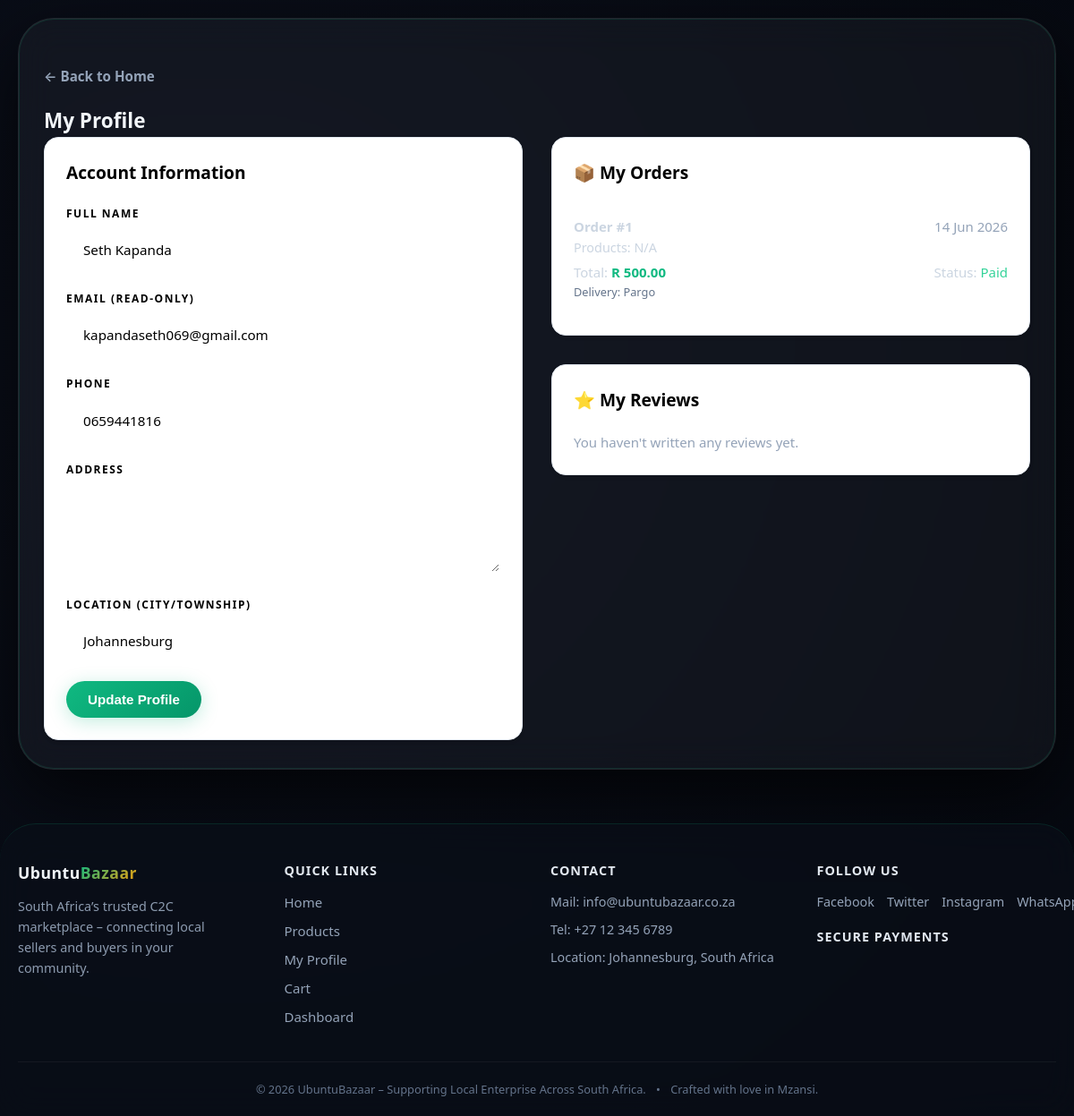
/profile.php (signed in), run on the app's committed database.
### tables this page shows
CREATE TABLE `users` (
  `id` int(11) NOT NULL,
  `email` varchar(100) NOT NULL,
  `password` varchar(255) NOT NULL,
  `fullname` varchar(100) NOT NULL,
  `phone` varchar(20) DEFAULT NULL,
  `address` text DEFAULT NULL,
  `location` varchar(100) DEFAULT NULL,
  `is_seller` tinyint(1) DEFAULT 0,
  `is_admin` tinyint(1) DEFAULT 0,
  `verification_status` enum('pending','approved','rejected') DEFAULT 'pending',
  `id_document` varchar(255) DEFAULT NULL,
  `created_at` timestamp NOT NULL DEFAULT current_timestamp()
);

CREATE TABLE `orders` (
  `id` int(11) NOT NULL,
  `buyer_id` int(11) NOT NULL,
  `order_date` timestamp NOT NULL DEFAULT current_timestamp(),
  `total_amount` decimal(10,2) NOT NULL,
  `payment_method` varchar(50) DEFAULT NULL,
  `payment_status` enum('pending','paid','failed') DEFAULT 'pending',
  `delivery_method` varchar(50) DEFAULT NULL,
  `delivery_address` text DEFAULT NULL,
  `status` varchar(50) DEFAULT 'pending'
);

### profile.php (the view, shortened to what this page needs)
<?php
require 'config.php';
$user_id = $_SESSION['user_id'];
$user = $pdo->prepare("SELECT * FROM users WHERE id = ?");
$user->execute([$user_id]);
$user = $user->fetch();
$orders = $pdo->prepare("
    SELECT o.*,
           GROUP_CONCAT(CONCAT(p.name, ' (x', oi.quantity, ')') SEPARATOR ', ') as product_details
    FROM orders o
    LEFT JOIN order_items oi ON o.id = oi.order_id
    LEFT JOIN products p ON oi.product_id = p.id
    WHERE o.buyer_id = ?
    GROUP BY o.id
    ORDER BY o.order_date DESC
");
$orders->execute([$user_id]);
$orders = $orders->fetchAll();
$reviews = $pdo->prepare("
    SELECT r.*, p.name as product_name
    FROM reviews r
    JOIN products p ON r.product_id = p.id
    WHERE r.buyer_id = ?
    ORDER BY r.created_at DESC
");
$reviews->execute([$user_id]);
$reviews = $reviews->fetchAll();
?>
<!DOCTYPE html>
<html>
<head><title>My Profile · UbuntuBazaar</title><link rel="stylesheet" href="assets/css/style.css"></head>
<body class="dark-theme">
<div class="container">
    <div class="glass-card">
        <a href="index.php" class="back-link">← Back to Home</a>
        <h2 style="color:#f1f5f9;">My Profile</h2>
        <div class="profile-grid">
            <div class="profile-info">
                <h3 style="color:black;">Account Information</h3>
                <form method="POST">
                    <div class="form-group">
                        <label style="color: black">Full Name</label>
                        <input style="color: black" type="text" name="fullname" value="<?php echo htmlspecialchars($user['fullname']); ?>" required>
                    </div>
                    <div class="form-group">
                        <label style="color: black">Email (read‑only)</label>
                        <input style="color: black" type="email" value="<?php echo htmlspecialchars($user['email']); ?>" disabled style="opacity:0.6;">
                    </div>
                    <div class="form-group">
                        <label style="color: black">Phone</label>
                        <input style="color: black" type="text" name="phone" value="<?php echo htmlspecialchars($user['phone']); ?>">
                    </div>
                    <div class="form-group">
                        <label style="color: black">Address</label>
                        <textarea style="color: black" name="address"><?php echo htmlspecialchars($user['address']); ?></textarea>
                    </div>
                    <div class="form-group">
                        <label style="color: black">Location (City/Township)</label>
                        <input style="color: black" type="text" name="location" value="<?php echo htmlspecialchars($user['location']); ?>" required>
                    </div>
                    <button type="submit" class="btn">Update Profile</button>
                </form>
            </div>
            <div style="display:flex; flex-direction:column; gap:32px;">
                <div class="profile-orders">
                    <h3 style="color:black;">📦 My Orders</h3>
                    <?php if(count($orders) > 0): ?>
                        <?php foreach($orders as $order): ?>
                            <div class="order-card">
                                <div style="display:flex; justify-content:space-between; flex-wrap:wrap;">
                                    <span><strong>Order #<?php echo $order['id']; ?></strong></span>
                                    <span style="color:#94a3b8;"><?php echo date('d M Y', strtotime($order['order_date'])); ?></span>
                                </div>
                                <div style="font-size:0.9rem; color:#cbd5e1;">Products: <?php echo htmlspecialchars($order['product_details'] ?? 'N/A'); ?></div>
                                <div style="display:flex; justify-content:space-between; flex-wrap:wrap; margin-top:4px;">
                                    <span>Total: <strong style="color:#10b981;">R <?php echo number_format($order['total_amount'],2); ?></strong></span>
                                    <span>Status: <span style="color:<?php echo $order['payment_status']=='paid'?'#34d399':'#fbbf24'; ?>;"><?php echo ucfirst($order['payment_status']); ?></span></span>
                                </div>
                                <div style="font-size:0.8rem; color:#64748b;">Delivery: <?php echo htmlspecialchars($order['delivery_method']); ?></div>
                            </div>
                        <?php endforeach; ?>
                    <?php else: ?>
                        <p style="color:#94a3b8;">No orders yet. <a href="index.php" style="color:#10b981;">Start shopping</a></p>
                    <?php endif; ?>
                </div>
                <div class="profile-reviews" style="grid-column:unset;">
                    <h3 style="color:black;">⭐ My Reviews</h3>
                    <?php if(count($reviews) > 0): ?>
                        <?php foreach($reviews as $review): ?>
                            <div class="review-card">
                                <div><strong style="color:#f1f5f9;"><?php echo htmlspecialchars($review['product_name']); ?></strong></div>
                                <div style="color:#f59e0b;"><?php echo str_repeat('★', $review['rating']) . str_repeat('☆', 5-$review['rating']); ?></div>
                                <div style="color:#cbd5e1;"><?php echo htmlspecialchars($review['comment']); ?></div>
                                <div style="color:#64748b; font-size:0.8rem;"><?php echo date('d M Y', strtotime($review['created_at'])); ?></div>
                            </div>
                        <?php endforeach; ?>
                    <?php else: ?>
                        <p style="color:#94a3b8;">You haven't written any reviews yet.</p>
                    <?php endif; ?>
                </div>
            </div>
        </div>
    </div>
</div>
<?php include 'footer.php'; ?>
</body>
</html>

### data on the page
users: fullname "Seth Kapanda", email "kapandaseth069@gmail.com", phone "0659441816", location "Johannesburg"
orders: id "1", order_date "14 Jun 2026", product_details "N/A", total_amount "500.00", payment_status "Paid", delivery_method "Pargo"
